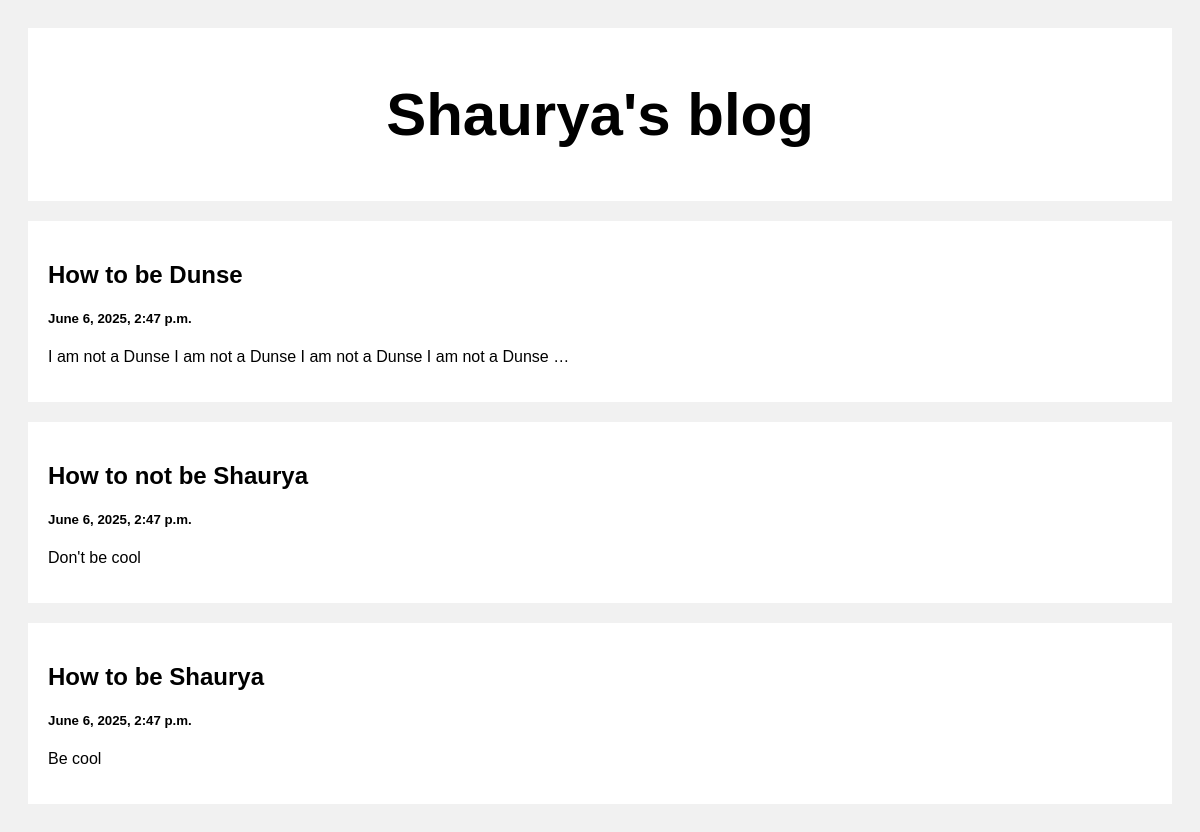
The page / on the database its author committed.
### posts/models.py (models this page shows)
class POST(models.Model):
    title = models.CharField(max_length=100)
    body = models.CharField(max_length=1000000)
    created_at = models.DateTimeField(datetime.now, blank=True)

### posts/views.py (the view)
# urls.py: path("", views.index, name = "index"),
def index(response):
    posts = POST.objects.all()
    return render(response, "index.html", {'posts': posts})

### templates/index.html (shortened to what this page needs)
<!DOCTYPE html>
<html>
<head>
</head>
<body>
<div class="header">
  <h2>Shaurya's blog</h2>
</div>
<div class="row">
  <div class="leftcolumn">
    {% for post in posts reversed %}
    <div class="card">
      <a style="text-decoration: none; color: black;" href="/post/{{post.id}}">
        <h2>{{post.title}}</h2>
        <h5>{{post.created_at}}</h5>
        <p>{{post.body|truncatewords:20}}</p>
      </a>
    </div>
    {% endfor %}
  </div>
</div>
</body>
</html>

### templates/index.html (style rules this page uses)
* { box-sizing: border-box; }
body { font-family: Arial; padding: 20px; background: #f1f1f1; }
.header { padding: 2px; font-size: 40px; text-align: center; background: white; }
.leftcolumn { float: left; width: 100%; }
.card { background-color: white; padding: 20px; margin-top: 20px; }
.row:after { content: ""; display: table; clear: both; }

### rows shown on the page
POST: title "How to be Dunse", created_at "June 6, 2025, 2:47 p.m.", body "I am not a Dunse I am not a Dunse I am not a Dunse I am not a Dunse …"
POST: title "How to not be Shaurya", created_at "June 6, 2025, 2:47 p.m.", body "Don't be cool"
POST: title "How to be Shaurya", created_at "June 6, 2025, 2:47 p.m.", body "Be cool"
